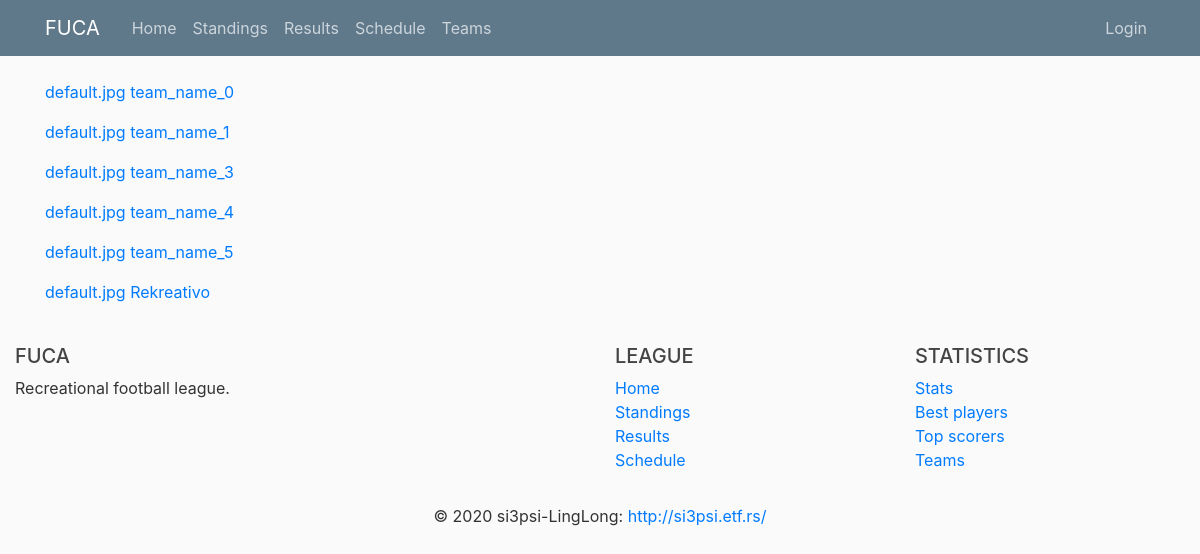
The app's page /teams, older data.
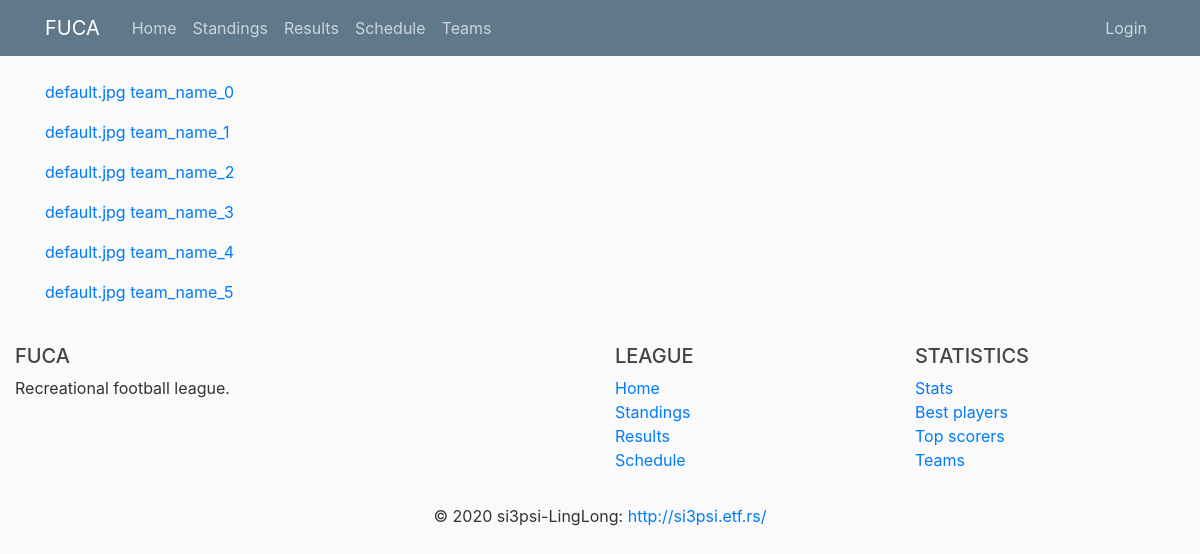
The same page, newer data.
### fuca/models.py (models this page shows, shortened)
class Team(db.Model):
    __tablename__ = 'team'
    id          = db.Column(db.Integer,     primary_key=True)
    name        = db.Column(db.String(100), nullable=False, unique=True)
    matches     = db.Column(db.Integer,     nullable=False, default=0)
    wins        = db.Column(db.Integer,     nullable=False, default=0)
    losses      = db.Column(db.Integer,     nullable=False, default=0)
    draws       = db.Column(db.Integer,     nullable=False, default=0)
    goal_diff   = db.Column(db.Integer,     nullable=False, default=0)
    logo_image  = db.Column(db.String(20),  nullable=False, default='default.jpg')
    captain_id  = db.Column(db.Integer, db.ForeignKey('player.id'))
    host_matches    = db.relationship('Match',  backref='host_team',    lazy=True,  foreign_keys=Match.host_team_id)
    guest_matches   = db.relationship('Match',  backref='guest_team',   lazy=True,  foreign_keys=Match.guest_team_id)
    players         = db.relationship('Player', backref='team',         lazy=True,  foreign_keys=Player.team_id)
    def points(self):
        return self.wins*3 + self.draws*1
    def jinja_dict(self):
        return {'name'          : self.name,
                'logo'          : self.logo_image,
                'matches'       : self.matches,
                'wins'          : self.wins,
                'losses'        : self.losses,
                'draws'         : self.draws,
                'goal_diff'     : self.goal_diff,
                'points'        : self.points(),
                'id'            : self.id}

### fuca/routes/home_routes.py (the view)
@app.route("/teams")
def teams():
    teams_db = Team.query.all()
    teams = [team.jinja_dict() for team in teams_db]
    return render_template('home/teams.html', teams=teams, title='Teams')

### fuca/templates/home/teams.html
{% extends 'home/layout.html' %}
{% block content %}
    {% for team in teams %}
        <p><a href="{{ url_for('team', id=team.id)}}">{{ team.logo }} {{ team.name }}</a></p>
    {% endfor %}
{% endblock content %}

Row changes from the older to the newer data that the page shows:
removed Team: logo "default.jpg", name "Rekreativo"
added Team: logo "default.jpg", name "team_name_2"
